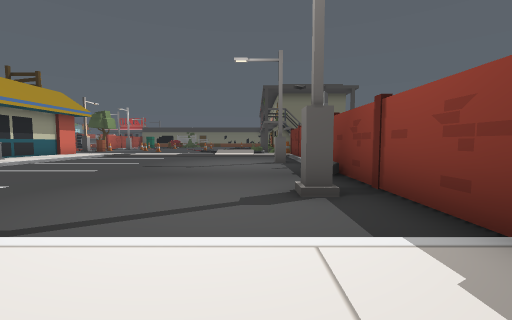
view 1 (above)

23 first-person views from a walk through a scene from a Unity 3-D project. The camera is 1.3 m above the floor, tilts 4° down and sees 90° across. The floor is counted in squares, 2 m on a side. Each view is taken from the middle of a square. On the plan, view 1 faces up. The plan holds only what a view shows up to about 9 squares ahead; the rest is blank. The place goes on beyond the plan. Some surface patterns are stand-ins.

view 2
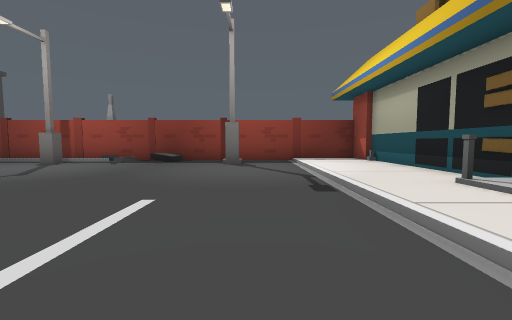

view 3
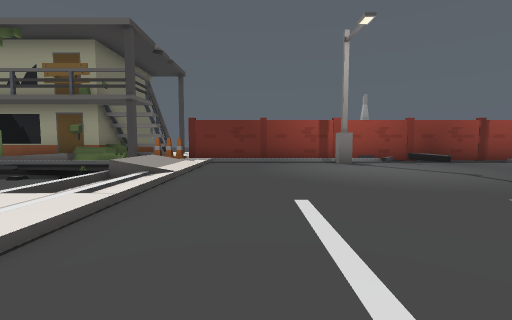

view 4
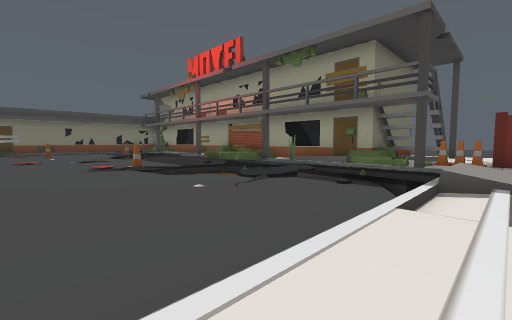

view 5
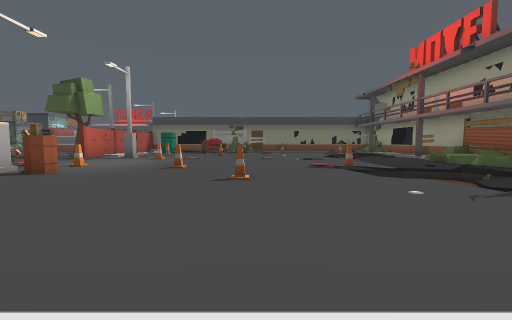

view 6
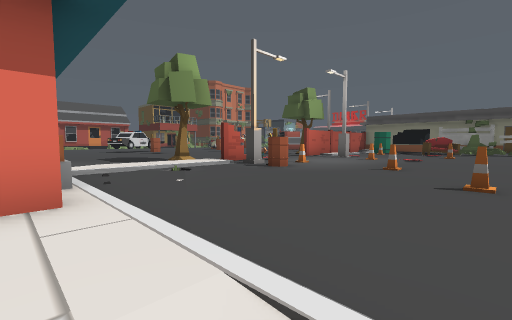

view 7
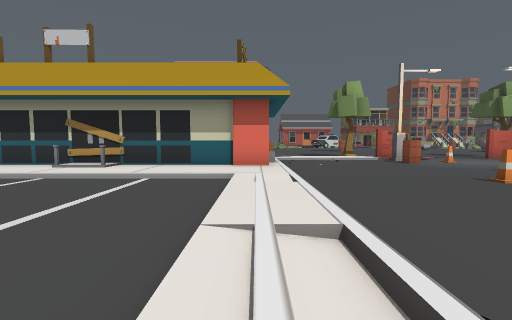

view 8
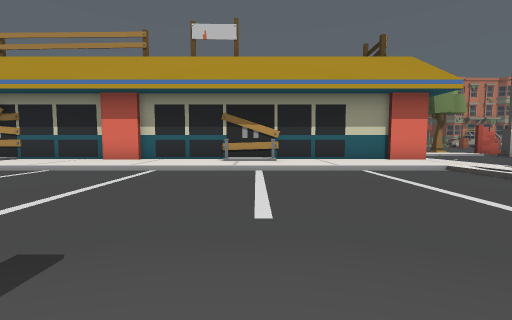

view 9
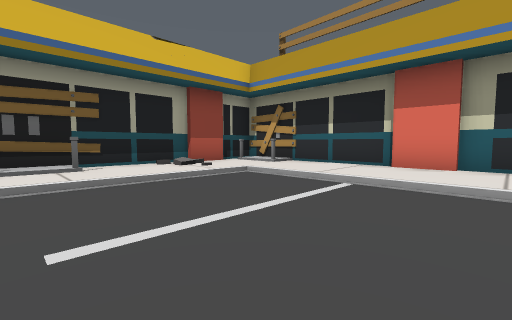

view 10
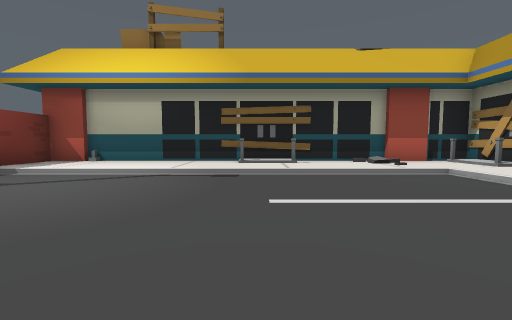

view 11
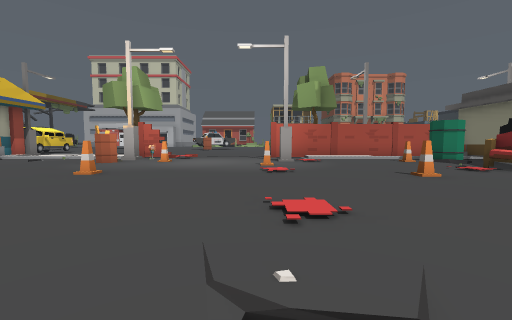

view 12
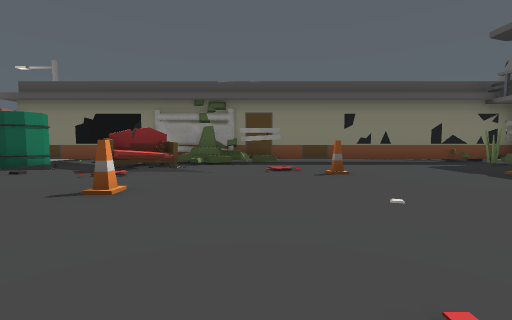

view 13
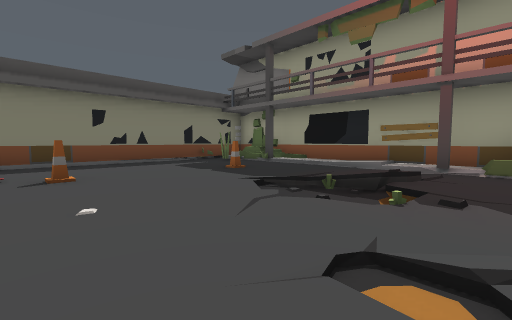

view 14
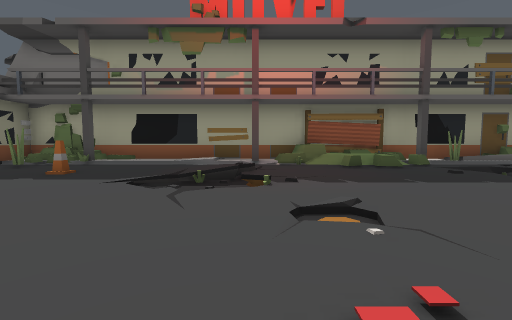

view 15
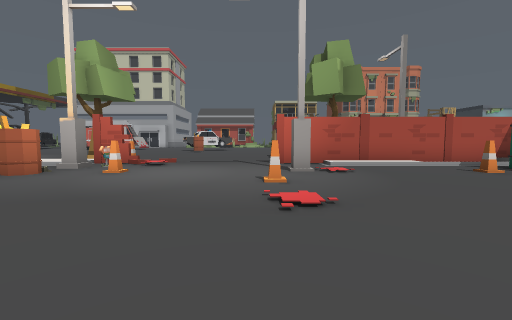

view 16
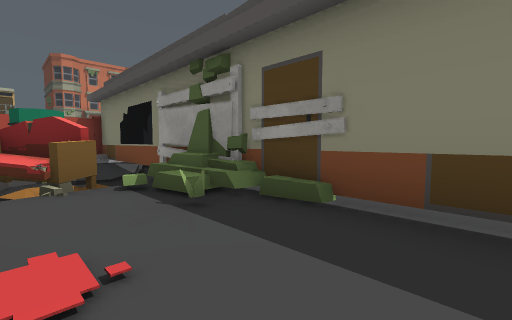

view 17
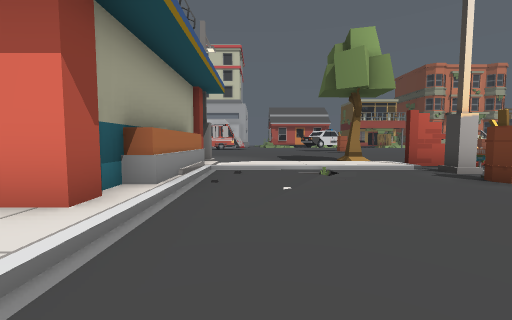

view 18
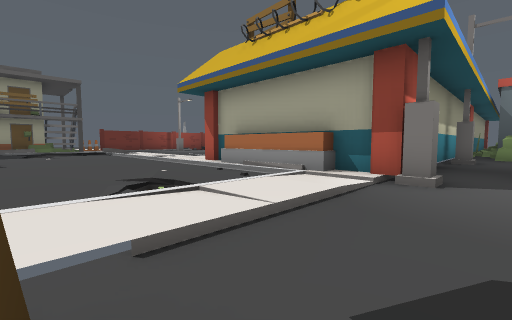

view 19
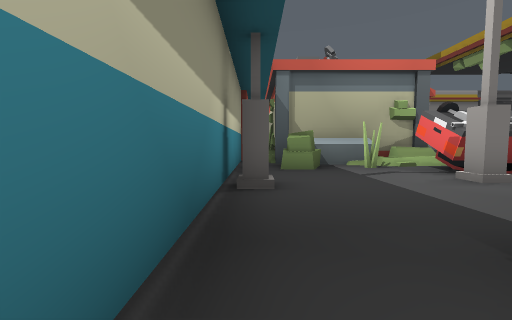

view 20
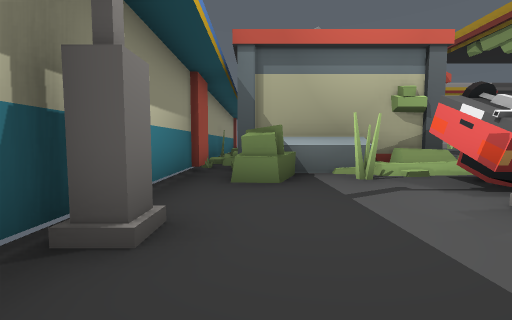

view 21
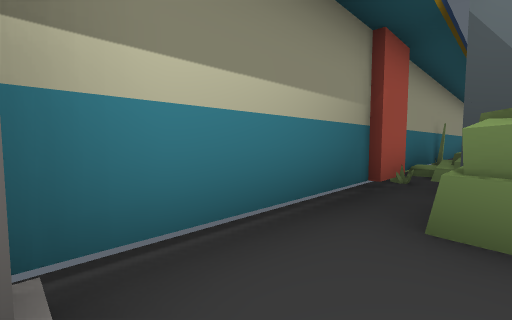

view 22
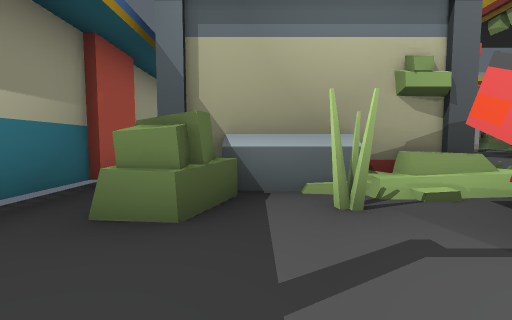

view 23
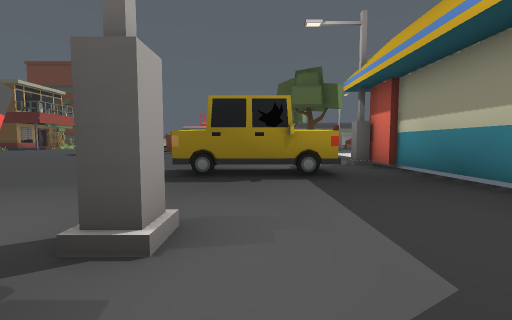

### Floor plan
Key: @ floor where view 1 was taken; # wall or solid block; . main floor; : floor 0.25 m higher than the main floor; + floor 0.5 m higher than the main floor; - floor 0.5 m lower than the main floor; / step, stairs or slope; = window, fence, low wall or low ledge; ^ raised ledge; C cone; B barrel; T tree; S sofa; A car; O other object.
Columns run from 20 left of view 1 to 3 right of it. Each row starts with its distance up from view 1.
 34       #################
 33      ########........##
 32      #.B# SS........###
 31      #..=SSS.........##
 30      #.C..:....C..C..:#
 29      #...............:#
 28     T#.....C...../::.:#
 27      #...........////:#
 26      #.#.........=//.##
 25     .....C...........##
 24     ................/^#
 23     ................=##
 22      ..C.......:C...=##
 21     O#O....C..../////##
 20      //.B......./ //.##
 19    .T:/......C../-//#/#
 18    ..://.........=-//+#
 17    ..://........../ /###
 16    ..:/.........../ /#:#
 15    ..///=////////////:C:
 14    .####^#:::::://///:#:
 13    ..#   #::/.........#
 12 A#A..#   #::/.........#
 11 .....#   #::/.........#
 10 .....#   #::/.........#
  9 #...##   ##:/........##
  8 A....#   ##:/.........#
  7 A....#   #::/.........#
  6 ##.#.#   #::/.........#
  5 ######   #::/.........#
  4          #::/........##
  3          #::/.........#
  2          #::/.........#
  1          ##:/:::::::::#
  0           #://:##:::@:#
 -1     #     #############
 -2     #

Where each view was taken, in squares from view 1:
view 1: 0 up, 0 right, facing up
view 2: 3 up, 7 left, facing right
view 3: 12 up, 7 left, facing right
view 4: 14 up, 7 left, facing up-right
view 5: 14 up, 7 left, facing up
view 6: 14 up, 7 left, facing up-left
view 7: 14 up, 2 left, facing left
view 8: 9 up, 2 left, facing left
view 9: 6 up, 4 left, facing down-left
view 10: 7 up, 4 left, facing down
view 11: 25 up, 4 left, facing left
view 12: 25 up, 7 left, facing up
view 13: 25 up, 6 left, facing up-right
view 14: 26 up, 7 left, facing right
view 15: 25 up, 7 left, facing left
view 16: 31 up, 5 left, facing up-left
view 17: 16 up, 8 left, facing left
view 18: 19 up, 17 left, facing down-right
view 19: 13 up, 16 left, facing down
view 20: 11 up, 17 left, facing down
view 21: 9 up, 17 left, facing down-right
view 22: 9 up, 18 left, facing down
view 23: 7 up, 19 left, facing up
